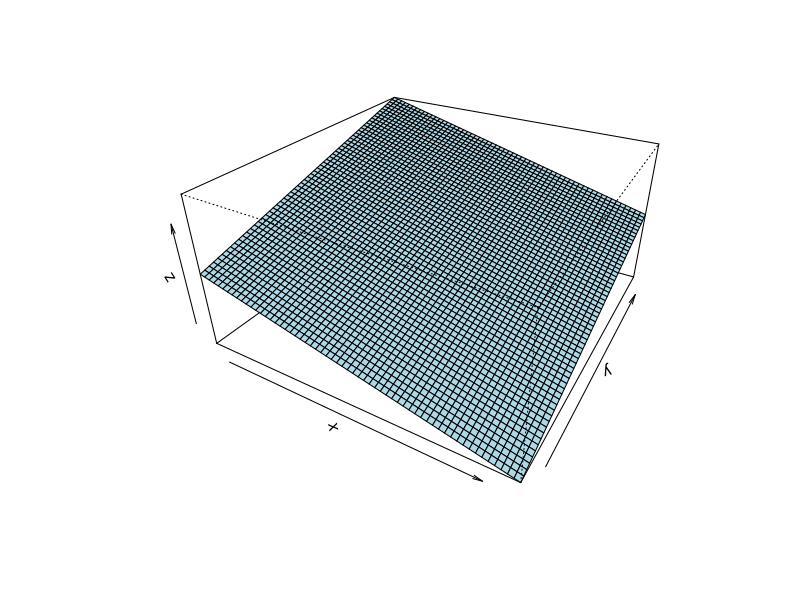
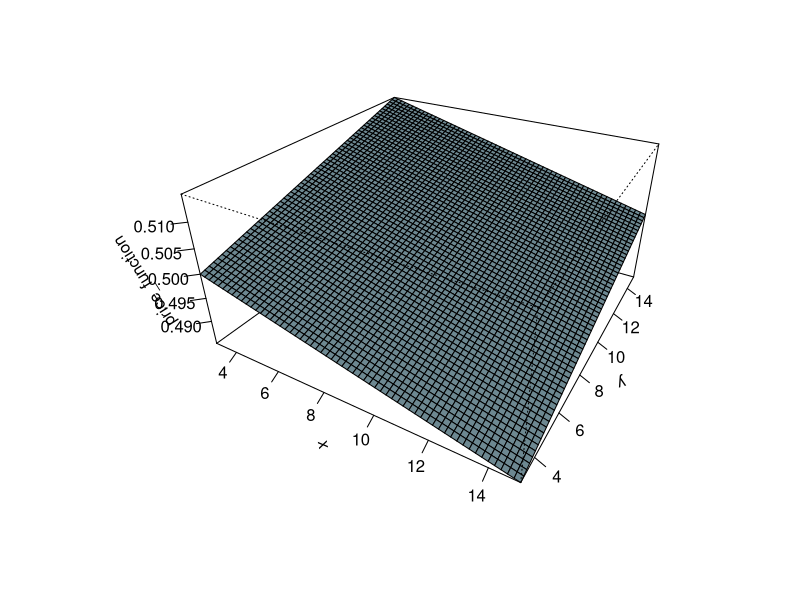
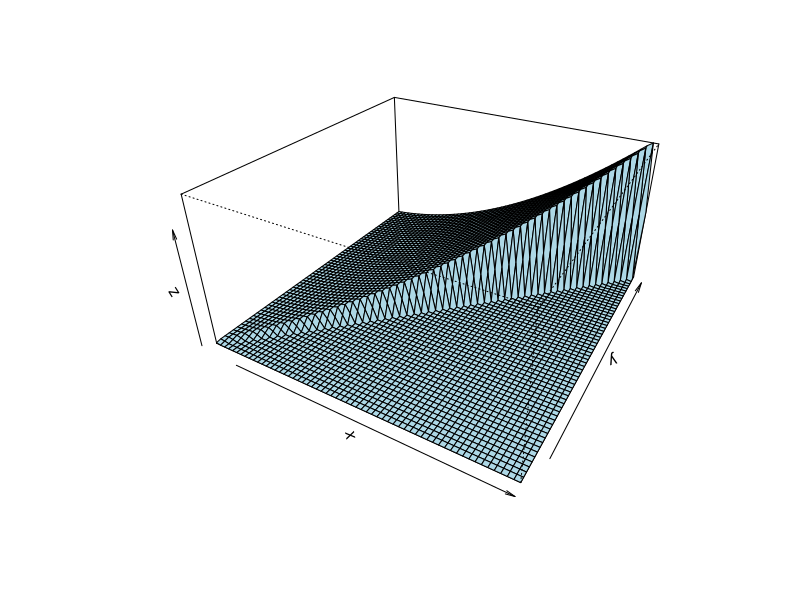
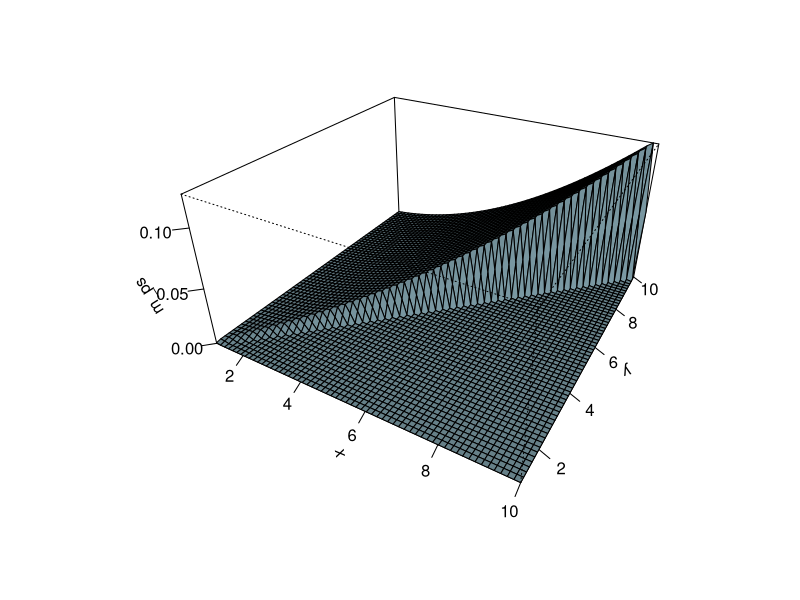
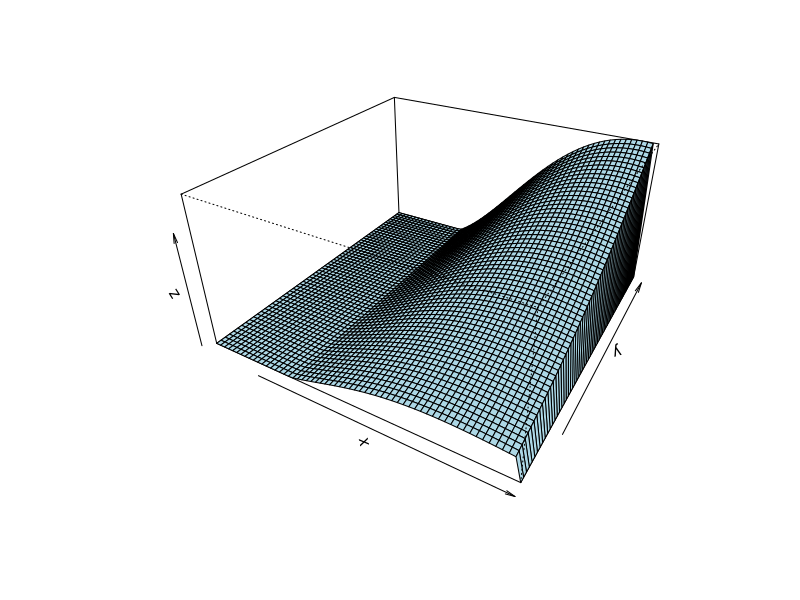
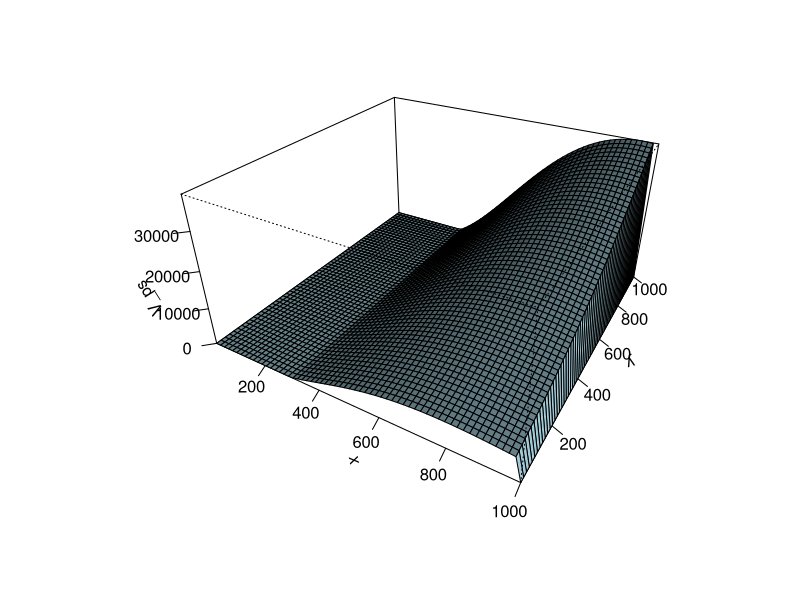
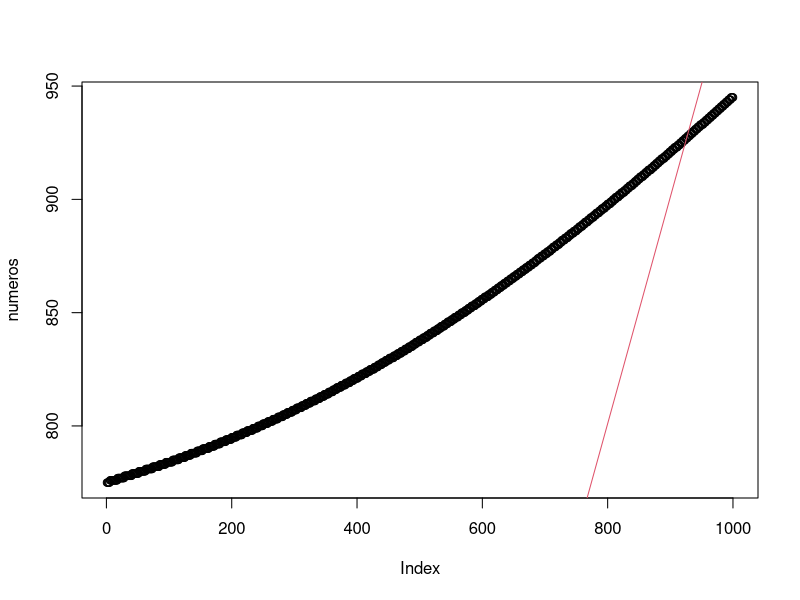

R code for these plots, in order:

graficador<-function(a,b,l,f){
  x <- seq(a, b, length.out = l)
  y <- x
  z <- outer(x, y, f)
  z[z<0]=0
  op <- par(bg = "white")
  persp(x, y, z, theta = 30, phi = 30, expand = 0.5, col = "lightblue")
  persp(x, y, z, theta = 30, phi = 30, expand = 0.5, col = "lightblue",
        ltheta = 120, shade = 0.75, ticktype = "detailed",zlab = f
  ) -> res
}


price_function<-function(p_1,p_2,k=1){
  return(exp((p_2-p_1)*k))
}

price_function<-function(p_1,p_2,k=200){
  return(1-(
    exp(p_1/k)/
      (exp(p_1/k)+exp(p_2/k))
  )
  
  )
}



graficador(3,15,60,"price_function")
dicotomic_function<-function(c_1,c_2,n_1,n_2,N){
  return(
    (
      n_1+c_1*(N-n_1-n_2)
    )/(
      (n_1+n_2)*((c_1+c_2)==0)+N*((c_1+c_2)>0)
    )
  )
}

dicotomic_function<-function(c_1,c_2,n_1,n_2,N){
  return(
    (
      n_1+c_1*(N-n_1-n_2)
    )/(
      (n_1+n_2)*(1 -c_1) * ( 1 - c_2 )+N*((c_1+c_2)>0)
    )
  )
}

dicotomic_function1<-function(c_1,c_2,n_1,n_2,N){
  return(
    c_1 * c_2 * 0.6 +
      c_1 * (1 - c_2) * 0.75 +
      (1 -c_1) * ( 1 - c_2 ) * 0.65+
      c_1 * (1 - c_2) * 0.8
  )
}
dicotomic_function2<-function(c_1,c_2,n_1,n_2,N){
  return(
    c_1 * c_2 * 0.6 +
      c_1 * (1 - c_2) * 0.75 +
      (1 -c_1) * ( 1 - c_2 ) * 0.65+
      c_1 * (1 - c_2) * 0.8
  )
}

price_control<-function(p,k=400,m=1000){
  return(0+
           (p<m)*((p/k)^2+m)
  )
}
price_control<-function(p,k=400,m=1000){
  return(0+
           (p<m)*exp(-p/k)*((p/-m)^2)
  )
}


m_ps<-function(p_1,p_2,c_1=0,c_2=0,n_1=100000000,n_2=50000000,N=500000000,k=0.03){
  return(
    2000*dicotomic_function(c_1,c_2,n_1,n_2,N)*price_function(p_1,p_2,k)*price_control(p_1)
  )
}
graficador(1,10,60,"m_ps")

V_ps<-function(p_1,p_2,c_1=0,c_2=0,n_1=100000000,n_2=50000000,N=500000000,k=400){
  m_ps(p_1,p_2,c_1=c_1,c_2=c_2,k=k,n_1 = n_1,n_2=n_2,N=N)*(p_1-300)
}
graficador(1,1000,60,"V_ps")
k=1000
p=200
numeros=numeric(k)
a=0
numero =0
for( i in 1:k){
  for( j in 1:k){
    if (a < V_ps(j,i)){
      numero=j
      a=V_ps(j,i)
    }
  }
  numeros[i]=numero
}
numeros
plot(numeros)
abline(1,1, col = 2)

